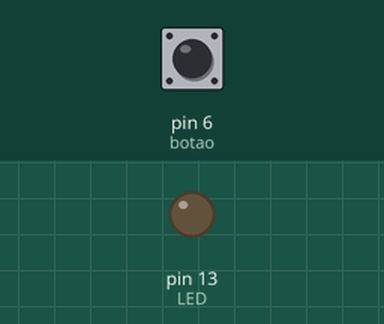
Recording of a sketch running on a simulated Arduino Uno, built with avr-gcc and run on an emulated ATmega328P. Parts: output pins drawn as LEDs (lit = HIGH). The test bench sets the inputs (shaded band); at power-on: pin 6 (botao) LOW.

Above: at 1.2 s.
1.3 s: pin 6 (botao) pulled HIGH for 0.15 s
At 1.37 s:
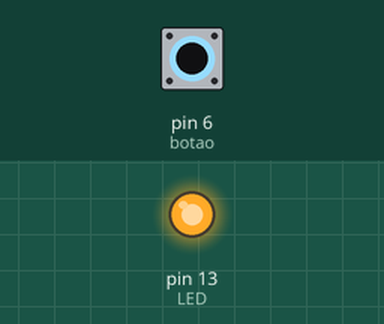
2.9 s: pin 6 (botao) pulled HIGH for 3.2 s
At 7.3 s:
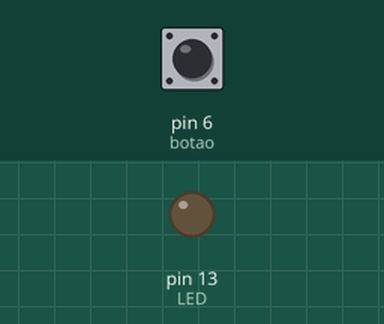
Timing chart, 0 to 8.8 s (numbered marks = the images above; inputs shaded):
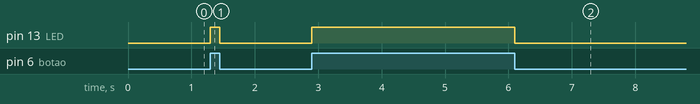

Measured:
- after the input at 1.3 s, pin 13 (LED): LOW → HIGH at once, → LOW 0.15 s later
- after the input at 2.9 s, pin 13 (LED): LOW → HIGH at once, → LOW 3.2 s later

The sketch:

Leitura_de_Bot_o.ino
```cpp
//////////////
// EDIVÂNIA //
//   UFPI   //
//   2022   //
//////////////

int LED = 13, led = 8, botao = 6,estado_botao = 0;

void setup()
{
  pinMode(LED, OUTPUT);
  pinMode(botao, INPUT);
}

void loop()
{
  estado_botao = digitalRead(botao);

  if (estado_botao == 1)	      // estado_botao == 1
  {
    digitalWrite(LED, HIGH);
    digitalWrite(led, LOW);
  }

  else					                // estado_botao == 0
  {
    digitalWrite(LED, LOW);
    digitalWrite(led, HIGH);
  }
}
```
